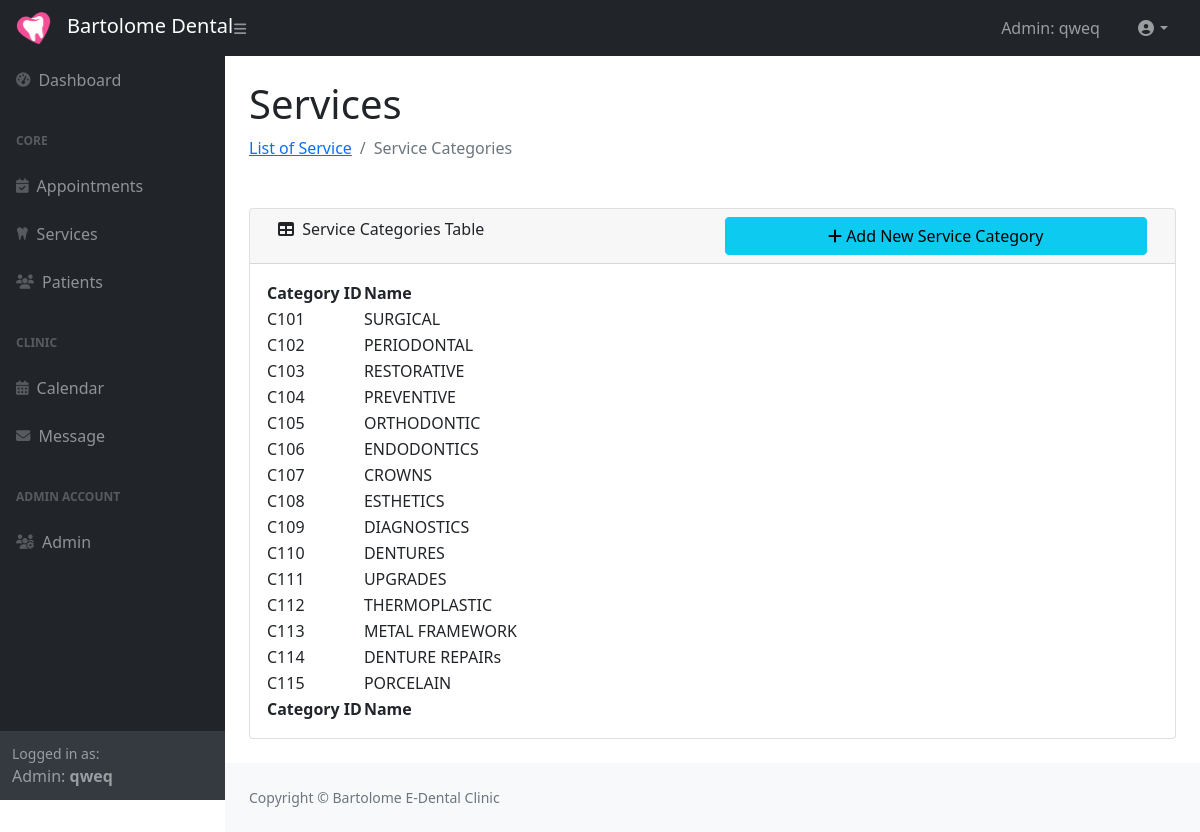
The app's page /admin/serviceCategories.php (signed in), older data.
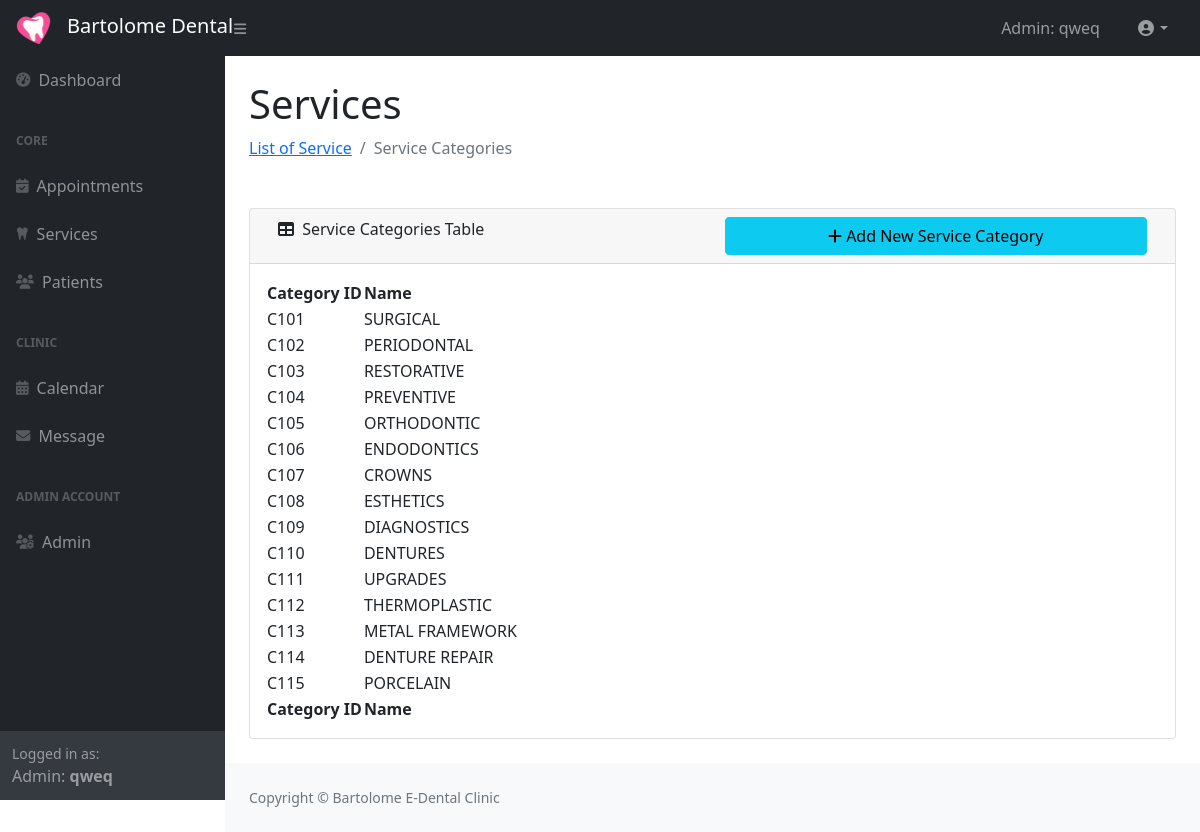
The same page, newer data.
### tables this page shows
CREATE TABLE `service_category` (
  `ServiceCategory_Id` varchar(4) NOT NULL,
  `Name` varchar(30) NOT NULL,
  `Description` text NOT NULL,
  `ImgFileName` varchar(100) NOT NULL
);

### classes/databaseConnection.class.php (called while the page is built)
<?php
class DatabaseConnection {
    private $host = 'localhost';
    private $user = 'root';
    private $password = '';
    private $databaseName = 'dentalclinic_system';
    protected function connect(){
        try{
            $dsn = 'mysql:host='. $this->host .';dbname='. $this->databaseName;
            $pdo =  new PDO($dsn, $this->user, $this->password);
            $pdo->setAttribute(PDO::ATTR_DEFAULT_FETCH_MODE,PDO::FETCH_ASSOC);
            return $pdo;
        }catch(PDOException $e){
            print "Error: " .$e->getMessage() . "<br/>";
            die();
        }
    }
}

### classes/serviceCategory.class.php (called while the page is built, shortened)
<?php
include_once 'databaseConnection.class.php';
class ServiceCategory extends DatabaseConnection
{
    public function getAllServicesCategory()
    {
        $sql = "SELECT * FROM `service_category`";
        $stmt = $this->connect()->query($sql);
        $allServiceCategory = array();
        while ($row = $stmt->fetch()) {
            $serviceCategory = array("ServiceCategory_Id" => $row["ServiceCategory_Id"], "Name" => $row["Name"],  "Description" => $row["Description"],  "ImgFileName" => $row["ImgFileName"]);
            array_push($allServiceCategory, $serviceCategory);
        }
        return $allServiceCategory;
    }
}

### admin/serviceCategories.php (the view, shortened to what this page needs)
<!DOCTYPE html>
<html lang="en">
<head>
    <?php include 'html-head.php' ?>
</head>
<body class="sb-nav-fixed">
    <?php include 'nav_top.php' ?>
    <div id="layoutSidenav">
        <?php include 'nav_side.php' ?>
        <div id="layoutSidenav_content">
            <main>
                <div class="container-fluid px-4">
                    <h1 class="mt-4">Services</h1>
                    <ol class="breadcrumb mb-4">
                        <li class="breadcrumb-item active">
                            <a href="service">List of Service</a>
                        </li>
                        <li class="breadcrumb-item active" aria-current="page">Service Categories</li>
                    </ol>
                    <br>
                    <div class="card mb-4">
                        <div class="card-header">
                            <div class="container">
                                <div class="row">
                                    <div class="col">
                                        <i class="fas fa-table me-1"></i> Service Categories Table
                                    </div>
                                    <div class="col">
                                        <a href="service/categories/add">
                                            <button type="button" class="btn btn-info w-100"> <i class="fas fa-plus " id="btnAddNewService"></i> Add New Service Category</button>
                                        </a>
                                    </div>
                                </div>
                            </div>
                        </div>
                        <div class="card-body">
                            <?php
                            include_once '../classes/serviceCategory.class.php';
                            $serviceCategory_obj = new ServiceCategory();
                            $serviceCategory_Array = $serviceCategory_obj->getAllServicesCategory();
                            ?>
                            <table class="datatablesSimple" id="servicesCategoriesTable">
                                <thead>
                                    <tr>
                                        <th>Category ID</th>
                                        <th>Name</th>
                                    </tr>
                                </thead>
                                <tfoot>
                                    <tr>
                                        <th>Category ID</th>
                                        <th>Name</th>
                                    </tr>
                                </tfoot>
                                <tbody>
                                    <?php
                                    foreach ($serviceCategory_Array as $row) {
                                        $categoryName = $row["Name"];
                                        $ServiceCategory_Id = $row["ServiceCategory_Id"];
                                        $row = '<tr class="serviceCategoryrow" >' .
                                            "<td>" . $ServiceCategory_Id . "</td>" .
                                            "<td>" . $categoryName . "</td>" .
                                            "</tr>";
                                        echo $row;
                                    }
                                    ?>
                                </tbody>
                            </table>
                        </div>
                    </div>
                </div>
            </main>
            <?php include 'html-footer.php' ?>
        </div>
    </div>
</body>
</html>

Row changes from the older to the newer data that the page shows:
changed service_category "C114": Name "DENTURE REPAIRs" → "DENTURE REPAIR"
